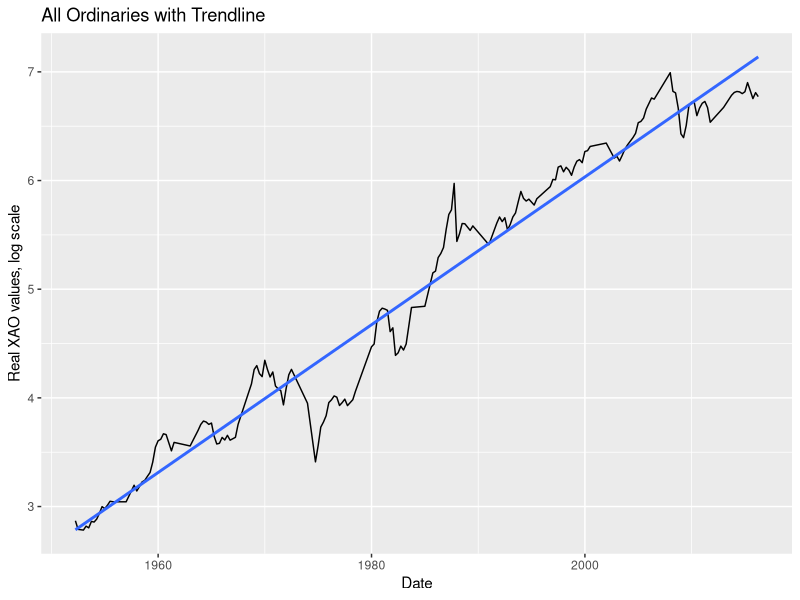
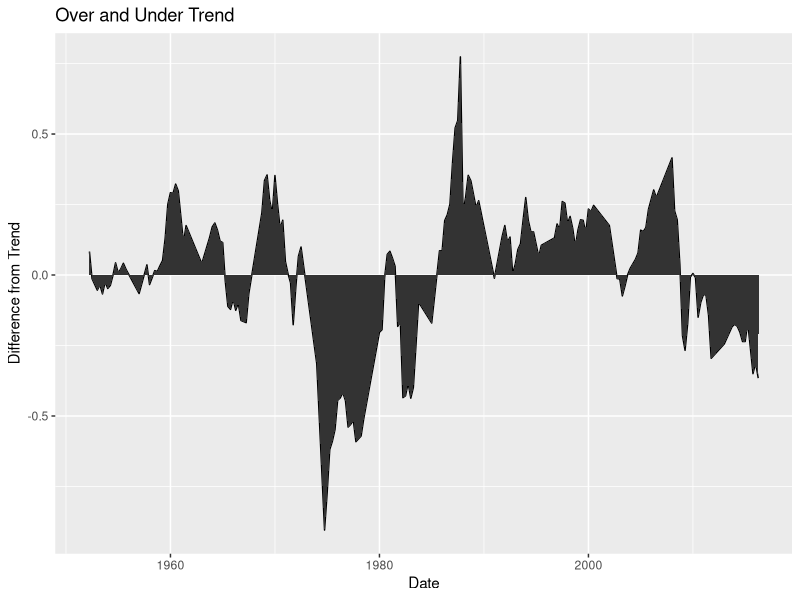
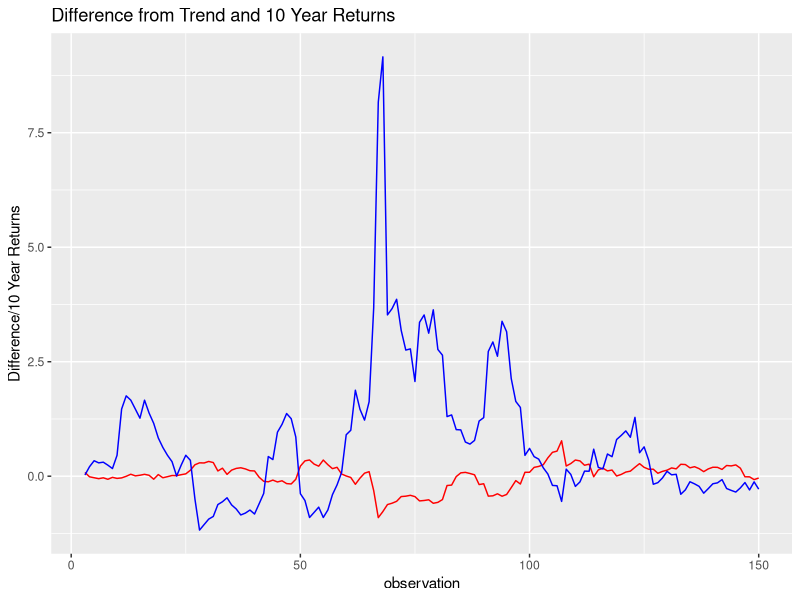
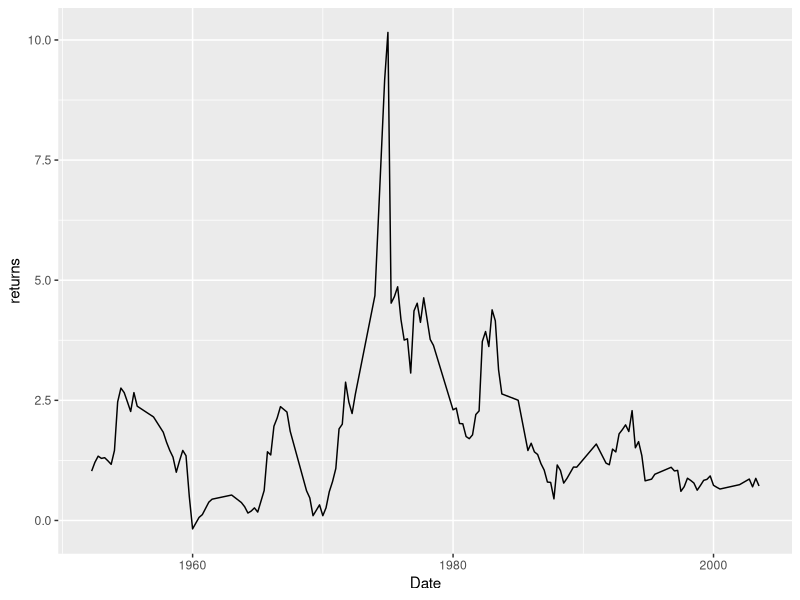
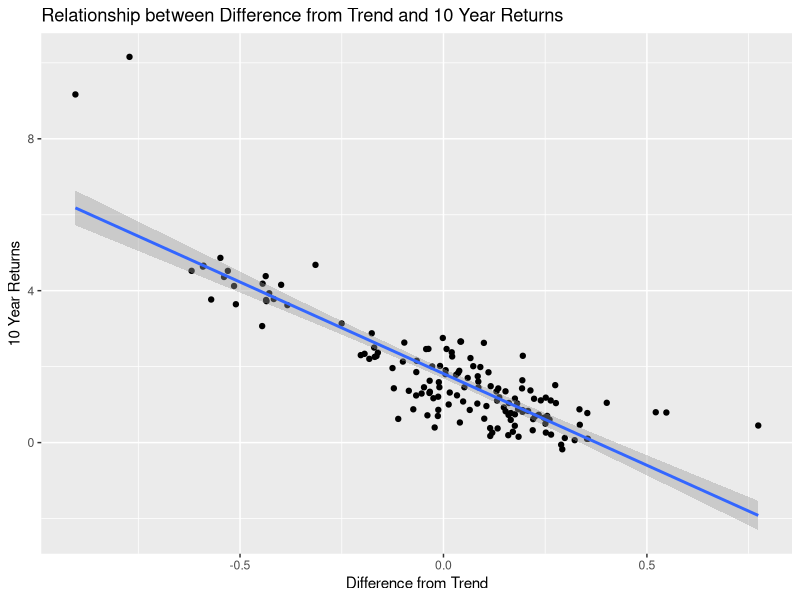
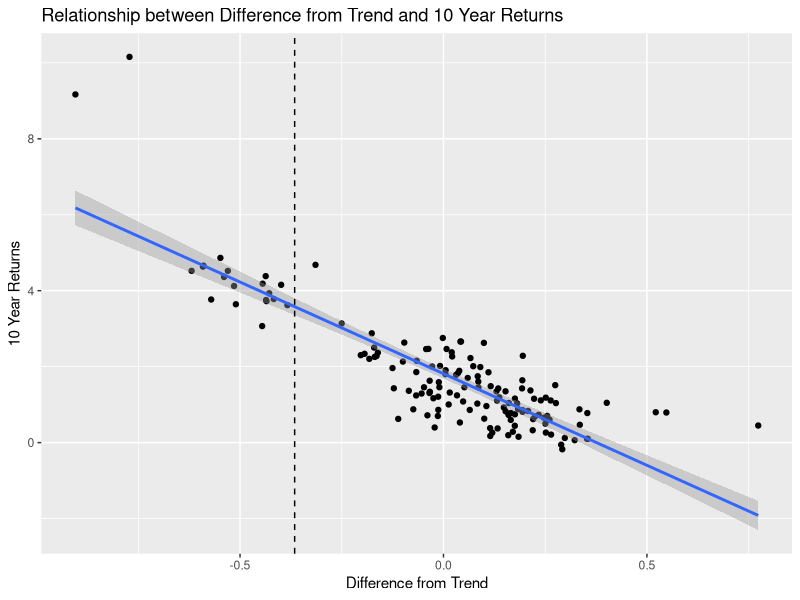

These charts were generated, in order, by the following R code:
## ---- chunk 1
#read in the data
library(dplyr)
library(lubridate)
library(ggplot2)
setwd("/Users/Jake/Projects/MarketValuation/Data/")

cpi = read.csv("cpi.csv")
cpi$Date = as.Date(as.character(cpi$Date), format = "%d/%m/%Y")
cpi = cpi[c(1,2)]

#use cubic spline to interpolate monthly figures

xao = read.csv("xao.csv")
xao$Date = as.Date(as.character(xao$Date), format = "%d/%m/%Y")
xao = xao[c(1,2)]

data = merge(cpi, xao, by = "Date")
data = data[-c(1,2),]
## ---- chunk 2
#Adjust closes for inflation
base_cpi = data$CPI[1]


data = mutate(data, 
              adjusted_xao = XAO/base_cpi,
              log_adjusted_xao = log(adjusted_xao),
              observation = as.numeric(rownames(data)))


#fit
fit = lm(log_adjusted_xao ~ Date, data = data)
#get coefficients:
coef(fit)

data$predictions = predict(fit, data)
ggplot(data = data, aes(Date, log_adjusted_xao)) + geom_line() + geom_smooth(method = 'lm', se = FALSE) +
  ggtitle("All Ordinaries with Trendline") +
  ylab("Real XAO values, log scale")

#CHECK THAT LINE IS ACCURATE:
#ggplot(data = data, aes(Date, log_adjusted_xao)) + geom_line() + geom_abline(intercept = coef(fit)[1], slope = coef(fit)[2])

data = mutate(data, difference = (log_adjusted_xao - predictions))

## ---- chunk 3
#plot the over vs under trends
ggplot(data, aes(Date, difference)) + geom_line()  + geom_area() +
  ggtitle("Over and Under Trend") +
  ylab("Difference from Trend")
## ---- chunk 4
#Calculate subsequent 10 year performance from first obs.
#take obs 40-187, append as column leagged returns, 
ten_years = data$adjusted_xao[40:187]
new_data = data[1:148,]
new_data$ten_years = ten_years
new_data = mutate(new_data, returns = (ten_years - adjusted_xao)/adjusted_xao)

ggplot() + geom_line(data = new_data, colour = "red",aes(observation, difference)) + 
  geom_line(data = new_data, colour = "blue", aes(x = observation, y= returns-1)) +
  ggtitle("Difference from Trend and 10 Year Returns") +
  ylab("Difference/10 Year Returns")
## ---- chunk 5
#returns graph
ggplot(new_data, aes(x = Date, y = returns)) + geom_line()
## ---- chunk 6
#relationship with difference from trend vs 10 year returns
ggplot(new_data, aes(x = difference, y = returns)) + geom_point()+geom_smooth(method = lm) +
  ggtitle("Relationship between Difference from Trend and 10 Year Returns") +
  xlab("Difference from Trend") +
  ylab("10 Year Returns")
## ---- chunk 7
#new fit
new_fit = lm(ten_years ~ difference, data = new_data)

#coefficients
coef(new_fit)

#Now predicted 10 year returns:
last_difference = tail(data$difference, n = 1)

#we can also draw a horizontal line at the last difference value, to show where we stand.
ggplot(new_data, aes(x = difference, y = returns)) + geom_point()+geom_smooth(method = lm) +
  ggtitle("Relationship between Difference from Trend and 10 Year Returns") +
  xlab("Difference from Trend") +
  ylab("10 Year Returns") +
  geom_vline(xintercept = last_difference, linetype = "dashed")

## ---- chunk 8
summary(new_fit)
